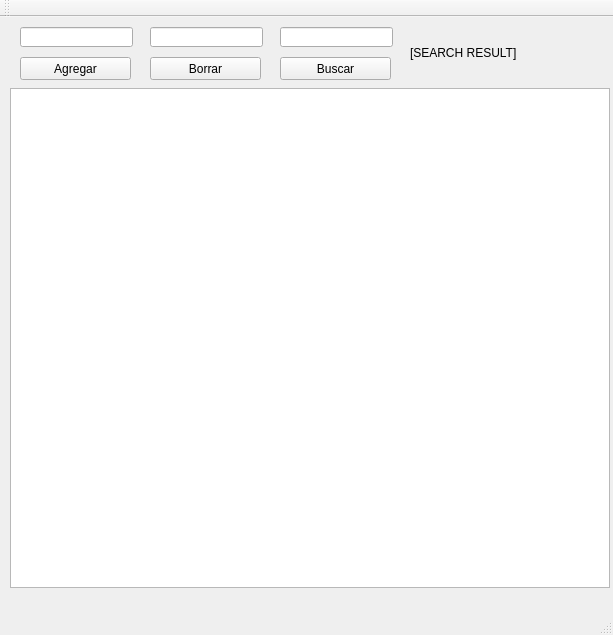
<?xml version="1.0" encoding="UTF-8"?>
<ui version="4.0">
 <class>MainWindow</class>
 <widget class="QMainWindow" name="MainWindow">
  <property name="geometry">
   <rect>
    <x>0</x>
    <y>0</y>
    <width>613</width>
    <height>635</height>
   </rect>
  </property>
  <property name="windowTitle">
   <string>MainWindow</string>
  </property>
  <widget class="QWidget" name="centralWidget">
   <widget class="QGraphicsView" name="graphicsView">
    <property name="geometry">
     <rect>
      <x>10</x>
      <y>71</y>
      <width>600</width>
      <height>500</height>
     </rect>
    </property>
   </widget>
   <widget class="QLineEdit" name="lineAgregar">
    <property name="geometry">
     <rect>
      <x>20</x>
      <y>10</y>
      <width>113</width>
      <height>20</height>
     </rect>
    </property>
   </widget>
   <widget class="QPushButton" name="pushAgregar">
    <property name="geometry">
     <rect>
      <x>20</x>
      <y>40</y>
      <width>111</width>
      <height>23</height>
     </rect>
    </property>
    <property name="text">
     <string>Agregar</string>
    </property>
   </widget>
   <widget class="QPushButton" name="pushBorrar">
    <property name="geometry">
     <rect>
      <x>150</x>
      <y>40</y>
      <width>111</width>
      <height>23</height>
     </rect>
    </property>
    <property name="text">
     <string>Borrar</string>
    </property>
   </widget>
   <widget class="QLineEdit" name="lineBorrar">
    <property name="geometry">
     <rect>
      <x>150</x>
      <y>10</y>
      <width>113</width>
      <height>20</height>
     </rect>
    </property>
   </widget>
   <widget class="QPushButton" name="pushBuscar">
    <property name="geometry">
     <rect>
      <x>280</x>
      <y>40</y>
      <width>111</width>
      <height>23</height>
     </rect>
    </property>
    <property name="text">
     <string>Buscar</string>
    </property>
   </widget>
   <widget class="QLineEdit" name="lineBuscar">
    <property name="geometry">
     <rect>
      <x>280</x>
      <y>10</y>
      <width>113</width>
      <height>20</height>
     </rect>
    </property>
   </widget>
   <widget class="QLabel" name="label">
    <property name="geometry">
     <rect>
      <x>410</x>
      <y>10</y>
      <width>201</width>
      <height>51</height>
     </rect>
    </property>
    <property name="text">
     <string>[SEARCH RESULT]</string>
    </property>
   </widget>
  </widget>
  <widget class="QMenuBar" name="menuBar">
   <property name="geometry">
    <rect>
     <x>0</x>
     <y>0</y>
     <width>613</width>
     <height>18</height>
    </rect>
   </property>
  </widget>
  <widget class="QToolBar" name="mainToolBar">
   <attribute name="toolBarArea">
    <enum>TopToolBarArea</enum>
   </attribute>
   <attribute name="toolBarBreak">
    <bool>false</bool>
   </attribute>
  </widget>
  <widget class="QStatusBar" name="statusBar"/>
 </widget>
 <layoutdefault spacing="6" margin="11"/>
 <resources/>
 <connections/>
</ui>
